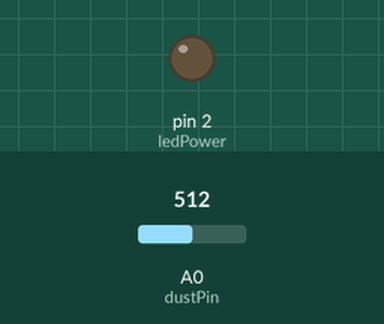
A sketch run on a simulated Arduino Uno, built with avr-gcc and run on an emulated ATmega328P. Parts: output pins drawn as LEDs (lit = HIGH). Inputs (shaded band) come from the test bench; at power-on: A0 (dustPin) = 512. What the sketch prints to the serial monitor is not drawn.

Above: at 0.1 s.
At 1.1 s:
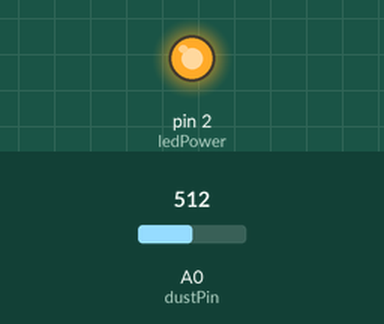
Timing chart, 0 to 2.6 s (numbered marks = the images above):
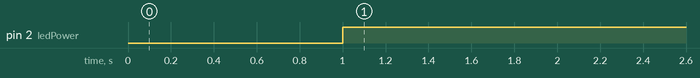

Measured:
- by itself, pin 2 (ledPower): LOW → HIGH at 1.0 s

The sketch:

pm25jiance.ino
```cpp
/*
 *ZIGBEE针脚连接线
 TX -> RXD
 RX -> TXD

 *GP2Y1050AU灰尘传感器针脚连接线
 GND -> GND
 VCC -> VCC
 NC
 NC
 RXD  -> A1
 TXD  -> A0
*/
#include <SPI.h> //引用SPI库文件
#include <SoftwareSerial.h> //引用软串口库文件

int sid=1;//模块类型
int nid=3;//模块编号

//声名变量
const unsigned long interval = 1000;//时间间隔
unsigned long last_sent;//最后发送时间

float pm25=0;//声明pm2.5变量

int dustPin=0;
float dustVal=0;
int ledPower=2;
int delayTime=280;
int delayTime2=40;
float offTime=9680;


void setup()
{
    Serial.begin(115200); //设置串口波特率
    pinMode(ledPower,OUTPUT);
    pinMode(dustPin, INPUT);
    Serial.println("228_home_pm25jiance");//打印
}

void loop()
{

  unsigned long now = millis();//获取现在的时间
  if ( now - last_sent >= interval  ) //如果超过时间间隔
  {
    last_sent = now;//保存到最后时间

    pm25=0.00;//初始化0
    run_pm25();//调用函数pm2.5获取数据
    if(pm25>0){//如果pm2.5大于0
    char pmstr[10]={0};//声明字符
    dtostrf(pm25,4,2,pmstr);//格式化字符

    char data[10]={0};//声明数据字符
    sprintf(data,"%s",pmstr);//格式化字符
    send_data(data);//调用函数发送数据到网关

    }

  }


}


//获取pm2.5传感器的数据函数
void run_pm25()
{
// ledPower is any digital pin on the arduino connected to Pin 3 on the sensor
digitalWrite(ledPower,LOW);
delayMicroseconds(delayTime);
dustVal=analogRead(dustPin);
delayMicroseconds(delayTime2);
digitalWrite(ledPower,HIGH);
delayMicroseconds(offTime);
delay(1000);
//if (dustVal>36.455)
Serial.println((float(dustVal/1024)-0.0356)*120000*0.035);
pm25=dustVal;

}

//发送数据到网关的函数
void send_data(char *data){

    char server[10]={0};//声明网关接收名称
    sprintf(server,"serv%d",1);//赋值网关接收名称
    //Serial.println(server);//打印

    char updateData[33]={0};//声明更新数组
    char front[10]={0};//声明更新前缀
    //memcpy(front,body,9);
    sprintf(front," {ck%03d%03d",sid,nid);//赋值前缀
    sprintf(updateData,"%s%s}",front,data);//生成反馈数组
    Serial.println(updateData);//发送到串口（zigbee会发给网关）
    Serial.println();//换行
    char client[10]={0};//声明客户端
    sprintf(client,"clie%d",sid);//赋值客户端名称
}
```
